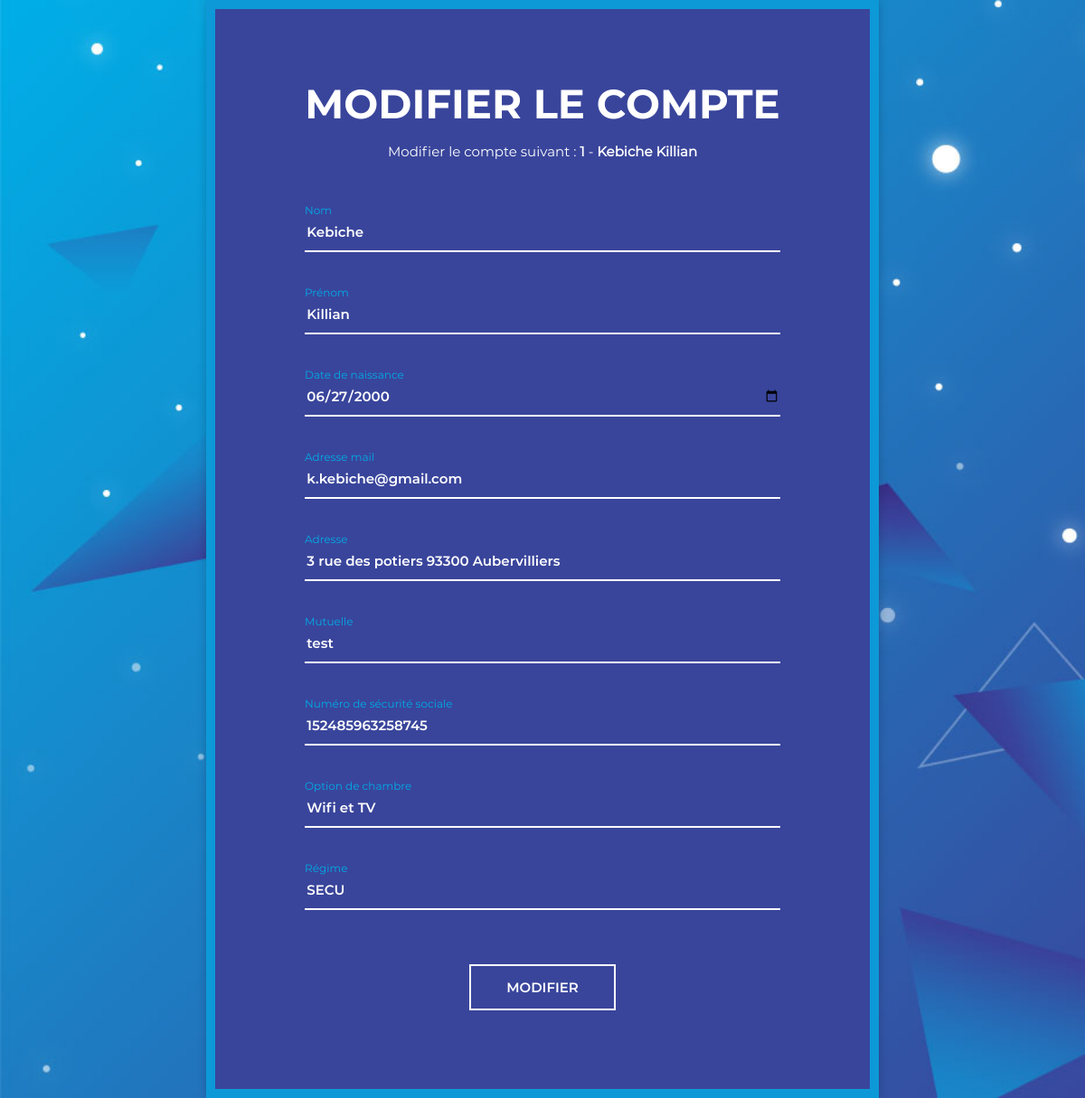
The page /views/modify.php?id=1 on the database its author committed.
### tables this page shows
CREATE TABLE IF NOT EXISTS `patient` (
  `id` int(11) NOT NULL AUTO_INCREMENT,
  `nom` varchar(50) NOT NULL,
  `prenom` varchar(50) NOT NULL,
  `date_naissance` varchar(10) DEFAULT NULL,
  `mail` varchar(50) DEFAULT NULL,
  `adresse` text,
  `mutuelle` varchar(50) DEFAULT NULL,
  `num_sec_soc` varchar(15) DEFAULT NULL,
  `option_chambre` varchar(10) DEFAULT NULL,
  `regime` text,
  `mdp` varchar(150) NOT NULL,
  `role` varchar(7) NOT NULL,
  `confirme` int(11) NOT NULL,
  `token` varchar(15) DEFAULT NULL,
  PRIMARY KEY (`id`),
  UNIQUE KEY `fk_patient` (`nom`)
);

### views/modify.php (the view, shortened to what this page needs)
<?php
try{
  $bdd= new PDO('mysql:host=localhost;dbname=hopital; charset=utf8','root','');
}
catch (Exception $e){
  die('Erreur:'.$e->getMessage());
}
if (isset($_GET['id']) AND !empty($_GET['id']))
{
  $getid = $_GET['id'];
  $select_user_info = $bdd->prepare('SELECT * FROM patient WHERE id = ?');
  $select_user_info->execute(array($getid));
  $whoiam = $select_user_info->fetch();
} else
{
  echo 'erreur';
}
 ?>
     <!DOCTYPE html>
 <html>
 	<head>
 		<link rel="stylesheet" href="../fonts/material-design-iconic-font/css/material-design-iconic-font.min.css">
 		<link rel="stylesheet" href="../css/style3.css">
 	</head>
 	<body>
 		<div class="wrapper">
 			<div class="inner">
 				<form action="" method="post">
 					<h3>Modifier le compte</h3>
 					<p>Modifier le compte suivant : <strong><?= $whoiam['id']; ?></strong> - <strong><?= $whoiam['nom']; ?></strong>  <strong><?= $whoiam['prenom']; ?></strong></p>
 					<label class="form-group">
 						<input type="text" name="nom" class="form-control" value="<?= $whoiam['nom']; ?>" >
 						<span>Nom</span>
 						<span class="border"></span>
 					</label>
          <label class="form-group">
 						<input type="text" name="prenom" class="form-control" value="<?= $whoiam['prenom']; ?>" >
 						<span>Prénom</span>
 						<span class="border"></span>
 					</label>
          <label class="form-group">
 						<input type="date" name="date_naissance" class="form-control" value="<?= $whoiam['date_naissance']; ?>" >
 						<span>Date de naissance</span>
 						<span class="border"></span>
 					</label>
 					<label class="form-group">
 						<input type="mail" name="mail" class="form-control" value="<?= $whoiam['mail']; ?>">
 						<span for="">Adresse mail</span>
 						<span class="border"></span>
 					</label>
          <label class="form-group">
 						<input type="text" name="adresse" class="form-control" value="<?= $whoiam['adresse']; ?>" >
 						<span>Adresse</span>
 						<span class="border"></span>
 					</label>
          <label class="form-group">
 						<input type="text" name="mutuelle" class="form-control" value="<?= $whoiam['mutuelle']; ?>" >
 						<span>Mutuelle</span>
 						<span class="border"></span>
 					</label>
          <label class="form-group">
 						<input type="text" name="num_sec_soc" class="form-control"  maxlength="15" name="num_sec_soc" value="<?= $whoiam['num_sec_soc']; ?>" >
 						<span>Numéro de sécurité sociale</span>
 						<span class="border"></span>
 					</label>
          <label class="form-group">
 						<input type="text" name="option_chambre" class="form-control" value="<?= $whoiam['option_chambre']; ?>" >
 						<span>Option de chambre</span>
 						<span class="border"></span>
 					</label>
          <label class="form-group">
 						<input type="text" name="regime" class="form-control" value="<?= $whoiam['regime']; ?>" >
 						<span>Régime</span>
 						<span class="border"></span>
 					</label>
 				<center>
        	<button type="submit" name="ok_modifier_membre">Modifier
</center>
 				</form>
 			</div>
 		</div>
 	</body>
 </html>

### css/style3.css (style rules this page uses)
* { -webkit-box-sizing: border-box; -moz-box-sizing: border-box; box-sizing: border-box; }
body { font-family: "Montserrat-Regular"; color: #fff; font-size: 15px; margin: 0; }
input, textarea, select, button { font-family: "Montserrat-Regular"; color: #fff; font-size: 15px; }
p, h1, h2, h3, h4, h5, h6, ul { margin: 0; }
.wrapper { min-height: 100vh; display: flex; align-items: center; background: url("../images/bg-registration-form-7.jpg") no-repeat; background-size: cover; }
.inner { max-width: 758px; margin: auto; background: #39459b; border: 10px solid #0d99d7; padding: 77px 99px 87px; box-shadow: 0px 0px 10px 0px rgba(0, 0, 0, 0.2); -webkit-box-shadow: 0px 0px 10px 0px rgba(0, 0, 0, 0.2); -moz-box-shadow: 0px 0px 10px 0px rgba(0, 0, 0, 0.2); -ms-box-shadow: 0px 0px 10px 0px rgba(0, 0, 0, 0.2); -o-box-shadow: 0px 0px 10px 0px rgba(0, 0, 0, 0.2); }
h3 { text-transform: uppercase; font-size: 45px; font-family: "Montserrat-Bold"; text-align: center; margin-bottom: 12px; }
p { text-align: center; padding: 0 10px; margin-bottom: 55px; line-height: 1.8; }
.form-group { position: relative; display: block; margin-bottom: 48px; }
.form-group span { font-size: 15px; color: #00ade6; position: absolute; top: 11px; transition: all .2s ease; transform-origin: 0 0; cursor: text; }
.form-group span.border { height: 2px; display: block; position: absolute; width: 100%; left: 0; top: 41px; transform: scaleX(0); transition: all .15s ease; background: #fff; }
.form-control { border: none; border-bottom: 2px solid #00ade6; display: block; width: 100%; height: 43px; font-size: 15px; background: none; font-family: "Montserrat-SemiBold"; }
.form-control:focus, .form-control:valid { border-bottom: 2px solid #fff; }
.form-control:focus + span, .form-control:valid + span { transform: translateY(-22px) scale(0.8); }
.form-control:focus + span + .border, .form-control:valid + span + .border { transform: scaleX(1); }
button { border: none; width: 162px; height: 51px; border: 2px solid #fff; margin: auto; margin-top: 60px; cursor: pointer; display: flex; align-items: center; justify-content: center; padding: 0; background: none; color: #fff; text-transform: uppercase; font-family: "Montserrat-SemiBold"; -webkit-transform: perspective(1px) translateZ(0); transform: perspective(1px) translateZ(0); position: relative; -webkit-transition-property: color; transition-property: color; -webkit-transition-duration: 0.3s; transition-duration: 0.3s; }
button:before { content: ""; position: absolute; z-index: -1; top: 0; left: 0; right: 0; bottom: 0; background: #2098D1; -webkit-transform: scaleX(0); transform: scaleX(0); -webkit-transform-origin: 0 50%; transform-origin: 0 50%; -webkit-transition-property: transform; transition-property: transform; -webkit-transition-duration: 0.3s; transition-duration: 0.3s; -webkit-transition-timing-function: ease-out; transition-timing-function: ease-out; }

### rows shown on the page
patient: id "1", nom "Kebiche", prenom "Killian", date_naissance "06/27/2000", mail "k.kebiche@gmail.com", adresse "3 rue des potiers 93300 Aubervilliers", mutuelle "test", num_sec_soc "152485963258745", option_chambre "Wifi et TV", regime "SECU"
